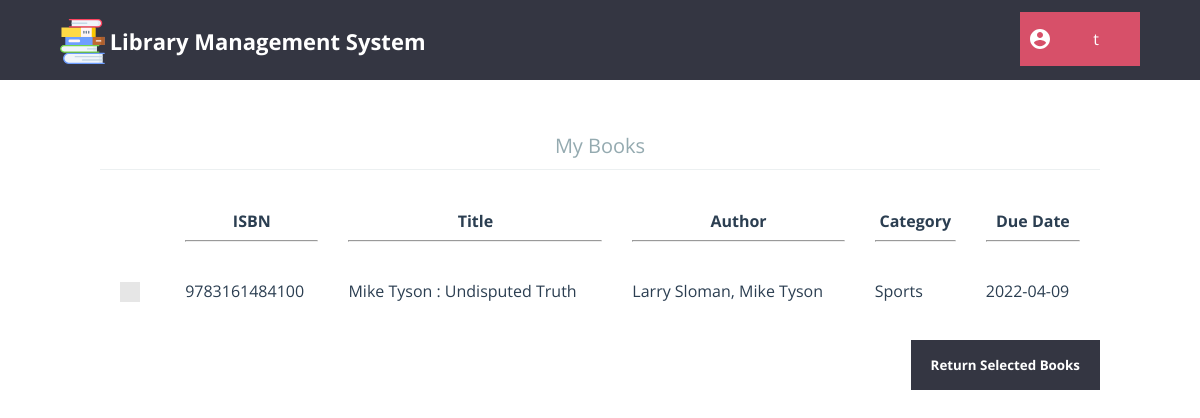
The app's page /member/my_books.php (signed in) with its own data.
### tables this page shows
CREATE TABLE IF NOT EXISTS `book_issue_log` (
  `issue_id` int(11) NOT NULL AUTO_INCREMENT,
  `member` varchar(20) NOT NULL,
  `book_isbn` varchar(13) NOT NULL,
  `due_date` date NOT NULL,
  `last_reminded` date DEFAULT NULL,
  PRIMARY KEY (`issue_id`)
);

CREATE TABLE IF NOT EXISTS `book` (
  `isbn` char(13) NOT NULL,
  `title` varchar(80) NOT NULL,
  `author` varchar(80) NOT NULL,
  `category` varchar(80) NOT NULL,
  `price` int(4) UNSIGNED NOT NULL,
  `copies` int(10) UNSIGNED NOT NULL,
  PRIMARY KEY (`isbn`)
);

### member/my_books.php (the view, shortened to what this page needs)
<?php
	require "../db_connect.php";
	require "header_member.php";
?>
<html>
	<head>
		<link rel="stylesheet" type="text/css" href="../css/global_styles.css">
		<link rel="stylesheet" type="text/css" href="../css/custom_checkbox_style.css">
		<link rel="stylesheet" type="text/css" href="css/my_books_style.css">
	</head>
	<body>
		<?php
			$query = $con->prepare("SELECT book_isbn FROM book_issue_log WHERE member = ?;");
			$query->execute(array( $_SESSION['username']));
			$result = $query->fetch();
				$query2 = $con->prepare("SELECT count(*) FROM book_issue_log WHERE member = ?;");
			$query2->execute(array( $_SESSION['username']));
			$rows = $query2->fetchColumn();
			if($rows == 0)
				echo "<h2 align='center'>There Are No Issued Books Yet!</h2>";
			else
			{
				echo "<form class='cd-form' method='POST' action='#'>";
				echo "<center><legend>My Books</legend></center>";
				echo"<table width='100%' cellpadding='10' cellspacing='10'>
						<tr>
							<th></th>
							<th>ISBN<hr></th>
							<th>Title<hr></th>
							<th>Author<hr></th>
							<th>Category<hr></th>
							<th>Due Date<hr></th>
						</tr>";
				for($i=0; $i<$rows; $i++)
				{
					$isbn = $result[0];
					if($isbn != NULL)
					{
						$query = $con->prepare("SELECT title, author, category FROM book WHERE isbn = ?;");
						$query->execute(array($isbn));
						$innerRow =$query->fetch();
						echo "<tr>
								<td>
									<label class='control control--checkbox'>
										<input type='checkbox' name='cb_book".$i."' value='".$isbn."'>
										<div class='control__indicator'></div>
									</label>
								</td>";
						echo "<td>".$isbn."</td>";
						for($j=0; $j<3; $j++)
							echo "<td>".$innerRow[$j]."</td>";
						$query = $con->prepare("SELECT due_date FROM book_issue_log WHERE member = ? AND book_isbn = ?;");
						$query->execute(array($_SESSION['username'], $isbn));
						echo "<td>".$query->fetch()[0]."</td>";
						echo "</tr>";
					}
				}
				echo "</table><br />";
				echo "<input type='submit' name='b_return' value='Return Selected Books' />";
				echo "</form>";
			}
		?>
	</body>
</html>

### member/css/header_member_style.css (style rules this page uses)
html * { -webkit-font-smoothing: antialiased; -moz-osx-font-smoothing: grayscale; }
*, *:after, *:before { -webkit-box-sizing: border-box; -moz-box-sizing: border-box; box-sizing: border-box; }
body { font-size: 100%; font-family: "Open Sans", sans-serif; background-color: white; margin: 0; }

### css/global_styles.css (style rules this page uses)
*, *::after, *::before { -webkit-box-sizing: border-box; -moz-box-sizing: border-box; box-sizing: border-box; }
html { font-size: 62.5%; }
body { font-size: 1.8rem; font-family: "Open Sans", sans-serif; color: #2b3e51; background-color: #ffffff; }

### css/custom_checkbox_style.css (style rules this page uses)
.control { font-size: 18px; position: relative; display: block; margin-bottom: 15px; padding-left: 30px; cursor: pointer; }
.control__indicator { position: absolute; top: -2px; left: 0; width: 20px; height: 20px; background: #e6e6e6; }
.control__indicator:after { position: absolute; display: none; content: ''; }
.control--checkbox .control__indicator:after { top: 4px; left: 8px; width: 5px; height: 10px; transform: rotate(45deg); border: solid #fff; border-width: 0 2px 2px 0; }

### member/css/my_books_style.css (style rules this page uses)
.cd-form { width: 90%; max-width: 1000px; margin: 4em auto; font-size: 1.3rem; color: #94aab0; margin-bottom: 10px; display: block; }
.cd-form::after { clear: both; content: ""; display: table; }
.cd-form legend { padding-bottom: 10px; margin-bottom: 20px; font-size: 2rem; border-bottom: 1px solid #ecf0f1; }
.cd-form legend { display: block; width: 100%; -webkit-appearance: none; -moz-appearance: none; -ms-appearance: none; -o-appearance: none; appearance: none; }
.cd-form input[type="submit"] { border: none; background: #343642; border-radius: none; padding: 16px 20px; color: #ffffff; font-family: "Open Sans", sans-serif; font-weight: bold; float: right; cursor: pointer; -webkit-font-smoothing: antialiased; -moz-osx-font-smoothing: grayscale; -webkit-appearance: none; -moz-appearance: none; -ms-appearance: none; -o-appearance: none; appearance: none; }

### records on screen
book_issue_log: book_isbn "9783161484100", book.title "Mike Tyson : Undisputed Truth", book.author "Larry Sloman, Mike Tyson", book.category "Sports", due_date "2022-04-09"

### other values on screen
$_SESSION['username'] "t"
